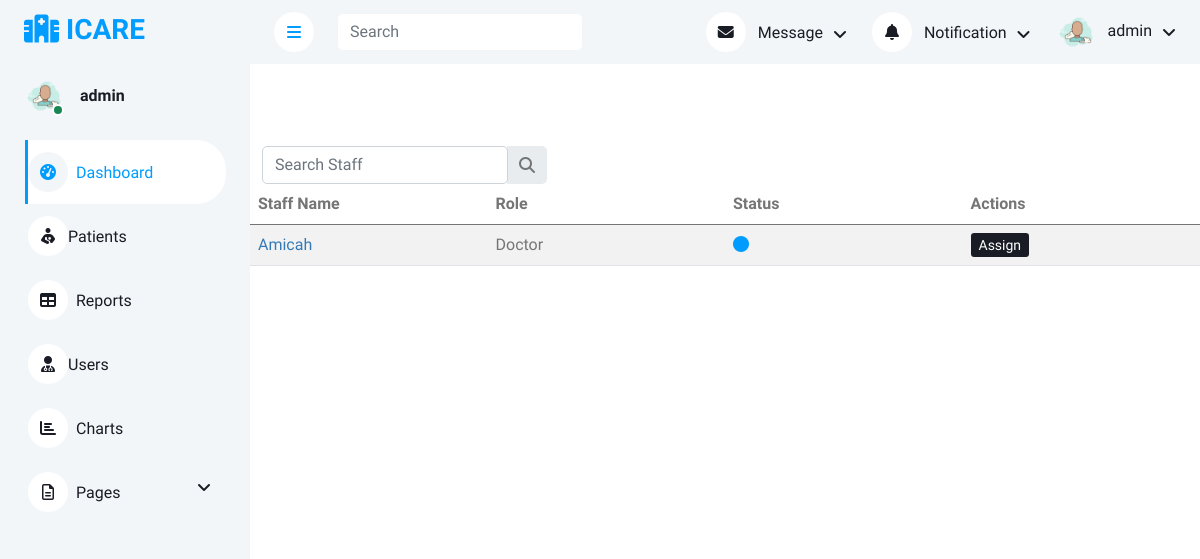
Page /list_doctor/11 (signed in) on the committed database.
### core/models.py (models this page shows, shortened)
class User(AbstractBaseUser,PermissionsMixin):
    username = models.CharField(max_length=50, unique=True)
    email = models.EmailField(max_length=255, unique=True)
    first_name = models.CharField(max_length=100)
    last_name = models.CharField(max_length=100, null=True)
    user_roles = models.CharField(choices=USER_ROLES, max_length=20)
    date_of_birth = models.DateField(default='2000-01-01', null=True)
    is_active = models.BooleanField(default=True)
    is_staff = models.BooleanField(default=True)
    is_admin = models.BooleanField(default=False)
    country = models.CharField(max_length=50, null=True)
    county = models.CharField(max_length=50, null=True)
    subcounty = models.CharField(max_length=50, null=True)
    city = models.CharField(max_length=50, null=True)
    area = models.CharField(max_length=150, null=True)
    mobile = models.CharField(max_length=10, default='0', null=True)
    pincode = models.CharField(default='', max_length=10, null=True)
    user_permissions = models.ManyToManyField(
        Permission, related_name='user_permissions', blank=True)
    objects = UserManager()
    USERNAME_FIELD = 'username'
    REQUIRED_FIELDS=['email','first_name']
    class Meta:
        permissions = (
            ("OfficeAdmin","Can manage all users accounts."),
            ("Add_user","Can add user accounts."),
            ("edit_patients","Can edit patient accounts."),
            ("view_patients","Can view patient accounts."),
            ("manage_patients","Can manage patient accounts."),
        )

### core/views.py (the view)
# urls.py: path('list_doctor/<str:pk>',views.doctors_list_view,name='list_doctors'),
def doctors_list_view(request, pk):
    patient = get_object_or_404(Patient, id=pk)
    list_of_users = User.objects.filter(user_roles='Doctor')
    return render(request, "user/assign_doctor.html", {'list_of_users': list_of_users, 'patient': patient.id})

### templates/user/assign_doctor.html (shortened to what this page needs)
{% extends 'base.html' %}
{% block content %}
<main style="margin-top: 58px">
  <div class="container pt-4">
    <div class="row search_list">
      <div class="col input-group">
          <form class="d-none d-md-flex input-group w-auto" action="{% url 'SearchUsers' %}">
            <input autocomplete="off" type="search" class="form-control rounded"
              placeholder='Search Staff' name="q" style="min-width: 225px" />
            <span class="input-group-text border-0"><i class="fas fa-search"></i></span>
          </form>
      </div>
    </div>
    <div class="row list_page_view">
      <table class="table table-striped" data-tablesaw-mode="columntoggle" id="active_users">
        <thead>
          <tr>
            <th width="20%" scope="col">Staff Name</th>
            <th width="20%" scope="col">Role</th>
            <th width="20%" scope="col">Status</th>
            <th width="20%" scope="col">Actions</th>
          </tr>
        </thead>
        <tbody>
          {% for userobject in list_of_users %}
          {% if userobject.user_roles == 'Doctor' %}
          <tr>
            <td><a href="{% url 'userprofile' userobject.id %}" style="color:#337ab7">
            {{ userobject.first_name|capfirst }}</a></td>
            <td>{{ userobject.user_roles }}</td>
            {% if userobject.is_active %}
            <td><a href="{% url 'deleteuser' userobject.id %}"><i class="fa fa-circle green"></i></a></td>
            {% else %}
            <td><a href="{% url 'deleteuser' userobject.id %}"><i class="fa fa-circle red"></i></a></td>
            {% endif %}
              <td>
                <a class="btn-sm btn-dark text-white" href="{% url 'assigndoctor' patient_id=patient user_id=userobject.id %}"><span>Assign</span></a>
              </td>
          </tr>
          {% endif %}
          {% endfor %}
        </tbody>
      </table>
    </div>
  </div>
</main>
{% endblock content %}

### templates/nav.html (shortened to what this page needs)
{% load static %}
  <header>
    <div class="sidebar pe-4 pb-3">
            <nav class="navbar bg-light navbar-light">
                <a href="{% url 'home'%}" class="navbar-brand mx-4 mb-3">
                    <h3 class="text-primary"><i class="fa-solid fa-hospital"></i> ICARE</h3>
                </a>
                <div class="d-flex align-items-center ms-4 mb-4">
                    <div class="position-relative">
                        <img class="rounded-circle" src="{% static 'img/user.png' %}" alt="" style="width: 40px; height: 40px;">
                        <div class="bg-success rounded-circle border border-2 border-white position-absolute end-0 bottom-0 p-1"></div>
                    </div>
                    <div class="ms-3">
                        <h6 class="mb-0">{{user}}</h6>
                    </div>
                </div>
                <div class="navbar-nav w-100">
                    <a href="{% url 'home'%}" class="nav-item nav-link active"><i class="fa fa-tachometer-alt me-2"></i>Dashboard</a>
                    <a href="{% url 'viewpatients' slug='0'%}" class="nav-item nav-link"><i class="fa-solid fa-person-breastfeeding"></i>Patients</a>
                    <a href="{% url 'reportlist' %}" class="nav-item nav-link"><i class="fa fa-table me-2"></i>Reports</a>
                    {% if user.is_admin or user.user_roles == "OfficeAdmin" %}
                    <a href="{% url 'userslist' %}" class="nav-item nav-link"><i class="fa-solid fa-user-doctor"></i>Users</a>
                    {% endif %}
                    <a href="#" class="nav-item nav-link"><i class="fa fa-chart-bar me-2"></i>Charts</a>
                    <div class="nav-item dropdown">
                        <a href="#" class="nav-link dropdown-toggle" data-bs-toggle="dropdown"><i class="far fa-file-alt me-2"></i>Pages</a>
                    </div>
                </div>
            </nav>
        </div>
          <nav class="navbar navbar-expand bg-light navbar-light sticky-top px-4 py-0">
                <a href="#" class="sidebar-toggler flex-shrink-0">
                    <i class="fa fa-bars"></i>
                </a>
                <form class="d-none d-md-flex ms-4">
                    <input class="form-control border-0" type="search" placeholder="Search">
                </form>
                <div class="navbar-nav align-items-center ms-auto">
                    <div class="nav-item dropdown">
                        <a href="#" class="nav-link dropdown-toggle" data-bs-toggle="dropdown">
                            <i class="fa fa-envelope me-lg-2"></i>
                            <span class="d-none d-lg-inline-flex">Message</span>
                        </a>
                    </div>
                    <div class="nav-item dropdown">
                        <a href="#" class="nav-link dropdown-toggle" data-bs-toggle="dropdown">
                            <i class="fa fa-bell me-lg-2"></i>
                            <span class="d-none d-lg-inline-flex">Notification</span>
                        </a>
                    </div>
                    <div class="nav-item dropdown">
                        <a href="#" class="nav-link dropdown-toggle" data-bs-toggle="dropdown">
                            <img class="rounded-circle me-lg-2" src="{% static 'img/user.png' %}" alt="" style="width: 40px; height: 40px;">
                            <span class="d-none d-lg-inline-flex">{{user}}</span>
                        </a>
                    </div>
                </div>
            </nav>
  </header>

### static/css/style.css (style rules this page uses)
:root { --primary: #009CFF; --light: #F3F6F9; --dark: #191C24; }
.sidebar { position: fixed; top: 0; left: 0; bottom: 0; width: 250px; height: 100vh; overflow-y: auto; background: var(--light); transition: 0.5s; z-index: 999; }
@media (min-width: 992px) { .sidebar { margin-left: 0; } }
.sidebar .navbar .navbar-nav .nav-link { padding: 7px 20px; color: var(--dark); font-weight: 500; border-left: 3px solid var(--light); border-radius: 0 30px 30px 0; outline: none; }
.sidebar .navbar .navbar-nav .nav-link:hover, .sidebar .navbar .navbar-nav .nav-link.active { color: var(--primary); background: #FFFFFF; border-color: var(--primary); }
.sidebar .navbar .navbar-nav .nav-link i { width: 40px; height: 40px; display: inline-flex; align-items: center; justify-content: center; background: #FFFFFF; border-radius: 40px; }
.sidebar .navbar .navbar-nav .nav-link:hover i, .sidebar .navbar .navbar-nav .nav-link.active i { background: var(--light); }
.sidebar .navbar .dropdown-toggle::after { position: absolute; top: 15px; right: 15px; border: none; content: "\f107"; font-family: "Font Awesome 5 Free"; font-weight: 900; transition: .5s; }
.content .navbar .navbar-nav .nav-link { margin-left: 25px; padding: 12px 0; color: var(--dark); outline: none; }
.content .navbar .navbar-nav .nav-link:hover, .content .navbar .navbar-nav .nav-link.active { color: var(--primary); }
.content .navbar .sidebar-toggler, .content .navbar .navbar-nav .nav-link i { width: 40px; height: 40px; display: inline-flex; align-items: center; justify-content: center; background: #FFFFFF; border-radius: 40px; }
.content .navbar .dropdown-toggle::after { margin-left: 6px; vertical-align: middle; border: none; content: "\f107"; font-family: "Font Awesome 5 Free"; font-weight: 900; transition: .5s; }

### rows in the picture
User: username "admin"
User: first_name "Amicah", user_roles "Doctor", is_active True (drawn)
